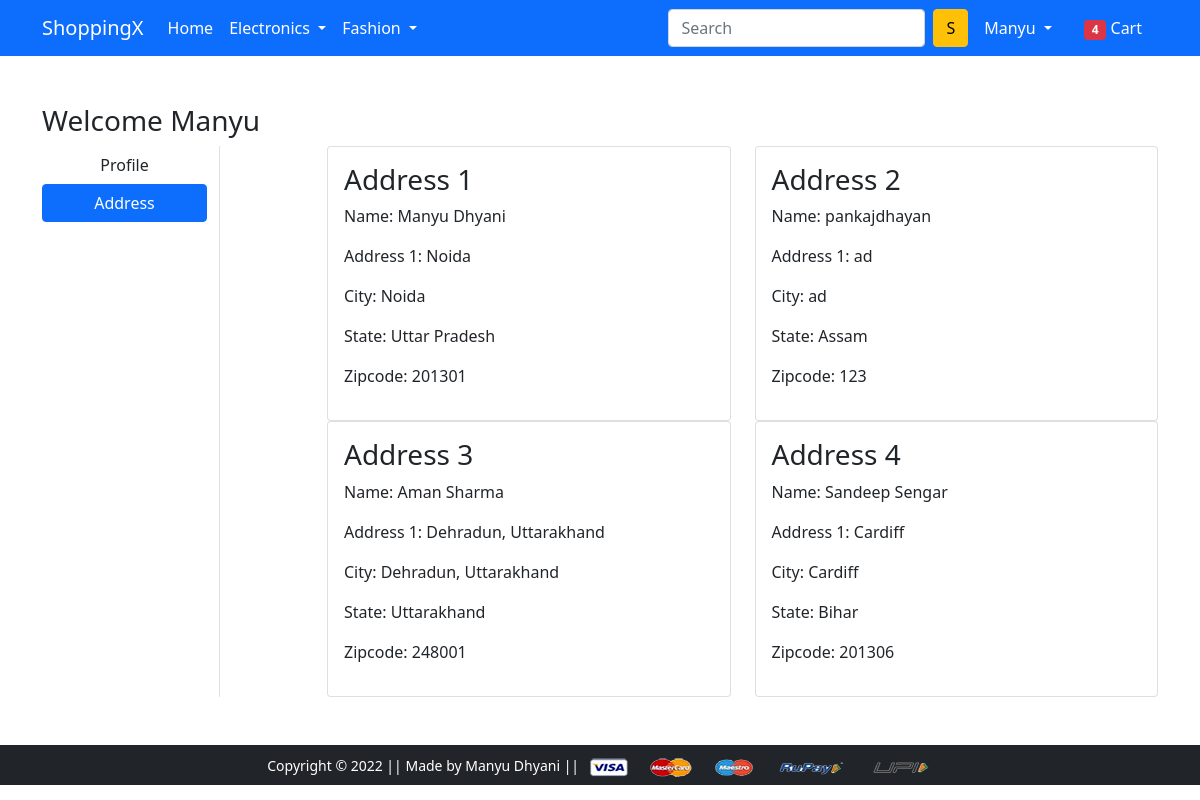
The page /address/ (signed in) on the database its author committed.
### store/models.py (models this page shows, shortened)
class Customer(models.Model):
    user = models.ForeignKey(User, on_delete=models.CASCADE)
    name = models.CharField(max_length=40)
    locality = models.CharField(max_length=200)
    city = models.CharField(max_length=40)
    zipcode = models.IntegerField()
    state = models.CharField(max_length=50, choices=STATE_CHOICES)

### store/views.py (the view)
# urls.py: path('address/', views.address, name='address'),
def address(request):
 address = Customer.objects.filter(user=request.user)
 return render(request, 'app/address.html', {'address': address, 'active': 'btn-primary'})

### store/templates/app/address.html (shortened to what this page needs)
{% extends 'app/base.html' %}
{% load static %}
{% block main-content %}
<div class="container my-5">
 <div class="row">
 <h3>Welcome <span class="text-capitalize">{{request.user.username}}</span></h3>
  <div class="col-sm-2 border-end">
   <ul class="list-unstyled">
    <li class="d-grid"><a href="{% url 'profile' %}" class="btn">Profile</a></li>
    <li class="d-grid"><a href="{% url 'address' %}" class="btn {{active}}">Address</a></li>
   </ul>
  </div>
  <div class="col-sm-9 offset-sm-1">
   <div class="row">
    {% for address in address %}
    <div class="col-sm-6">
     <div class="card">
      <div class="card-body">
       <h3>Address {{forloop.counter}}</h3>
       <p>Name: {{address.name}}</p>
       <p>Address 1: {{address.locality}}</p>
       <p>City: {{address.city}}</p>
       <p>State: {{address.state}}</p>
       <p>Zipcode: {{address.zipcode}}</p>
      </div>
     </div>
     </div>
     {% endfor %}
   </div>
  </div>
 </div>
</div>
{% endblock main-content %}

### store/templates/app/base.html (shortened to what this page needs)
<!doctype html>
{% load static %}
<html lang="en">
  <head>
    <link href="https://cdn.jsdelivr.net/npm/bootstrap@5.0.0-beta1/dist/css/bootstrap.min.css" rel="stylesheet">
    <link rel="stylesheet" href="{% static 'app/css/owl.carousel.min.css' %}">
    <link rel="stylesheet" href="{% static 'app/css/style.css' %}">
    <link rel="stylesheet" href="https://cdnjs.cloudflare.com/ajax/libs/font-awesome/4.7.0/css/font-awesome.min.css">
  </head>
  <body>
    <nav class="navbar navbar-expand-lg navbar-dark bg-primary">
     <div class="container">
       <a class="navbar-brand" href="/">ShoppingX</a>
       <div class="collapse navbar-collapse" id="navbarSupportedContent">
         <ul class="navbar-nav me-auto mb-2 mb-lg-0">
           <li class="nav-item">
             <a class="nav-link active" aria-current="page" href="/">Home</a>
           </li>
           <li class="nav-item dropdown">
             <a class="nav-link dropdown-toggle text-white" href="#" id="electronicsDropdown" role="button" data-bs-toggle="dropdown" aria-expanded="false">
               Electronics
             </a>
           </li>
           <li class="nav-item dropdown">
             <a class="nav-link dropdown-toggle text-white" href="#" id="fashionDropdown" role="button" data-bs-toggle="dropdown" aria-expanded="false">
               Fashion
             </a>
           </li>
         </ul>
         <form class="d-flex">
           <input class="form-control me-2" type="search" placeholder="Search" aria-label="Search">
           <button class="btn btn-warning" type="submit">S</button>
         </form>
         <div>
          <ul class="navbar-nav me-auto mb-2 mb-lg-0">
           {% if request.user.is_authenticated %}
           <li class="nav-item dropdown mx-2">
              <a class="nav-link dropdown-toggle text-white" href="#" id="profileDropdown" role="button" data-bs-toggle="dropdown" aria-expanded="false">
                  {{request.user.username|capfirst}}
              </a>
            </li>
            <li class="nav-item mx-2">
             <a href="{% url 'show_cart' %}" class="nav-link text-white"><span class="badge bg-danger">4</span> Cart </a>
            </li>
            {% endif %}
          </ul>
         </div>
       </div>
     </div>
    </nav>
    {% block main-content %} {% endblock main-content %}
    <footer class="container-fluid bg-dark text-center p-2 mt-5">
        <small class="text-white">Copyright &copy; 2022 || Made by Manyu Dhyani || </small>
        <img src="{% static 'app/images/payment.png' %}" alt="" srcset="" class="img-fluid" height="2px">
    </footer>
  </body>
</html>

### rows shown on the page
Customer: name "Manyu Dhyani", locality "Noida", city "Noida", state "Uttar Pradesh", zipcode "201301"
Customer: name "pankajdhayan", locality "ad", city "ad", state "Assam", zipcode "123"
Customer: name "Aman Sharma", locality "Dehradun, Uttarakhand", city "Dehradun, Uttarakhand", state "Uttarakhand", zipcode "248001"
Customer: name "Sandeep Sengar", locality "Cardiff", city "Cardiff", state "Bihar", zipcode "201306"

### other values the page prints
{{ request.user.username|capfirst }} "Manyu"
{{ request.user.username }} "Manyu"
